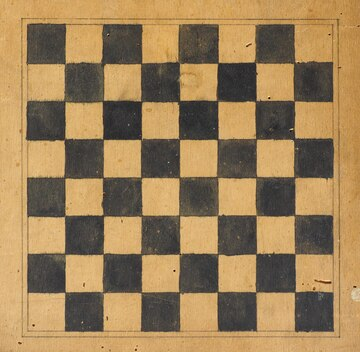
#> input picture DATA/flat_chessboard.jpg, 360 x 352 px
$ jupyter execute grid.ipynb   (shell and % lines are left out)
#> lines starting #> are read from the running program, lines starting #| are printed output that depends on the picture; after the words box and inside, x2 and y2 are one past the last pixel; in counts of white or black regions, pixels touching at a corner belong together
[cell 1]
import cv2
import numpy as np
import matplotlib.pyplot as plt

[cell 2]
flat_chess=cv2.imread('DATA/flat_chessboard.jpg')
#> flat_chess is the input picture: shape (352, 360, 3); mean B, G, R 88.2, 127.7, 155.7
plt.imshow(flat_chess)

[cell 3]
found,corners=cv2.findChessboardCorners(flat_chess,(7,7))
#> found = True; corners = 49 rows, first 8: [64.57, 64.34], [102.5, 63], [141.1, 63.39], [179.6, 63.51], [218, 62.93], [254, 61.62], [294.7, 62.71], [65.13, 101.5]

[cell 4]
found
#> Out = True

[cell 5]
corners
#> Out has the same summary as corners

[cell 6]
cv2.drawChessboardCorners(flat_chess,(7,7),corners,found)
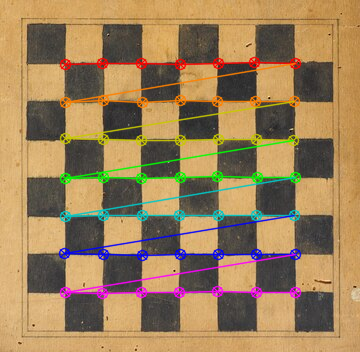
#> flat_chess: shape (352, 360, 3); 10.1% of pixels changed, all inside (x1, y1, x2, y2) = (58, 56, 302, 300)

[cell 7]
plt.imshow(flat_chess)

[cell 8]
dots=cv2.imread('DATA/dots_grid.png')
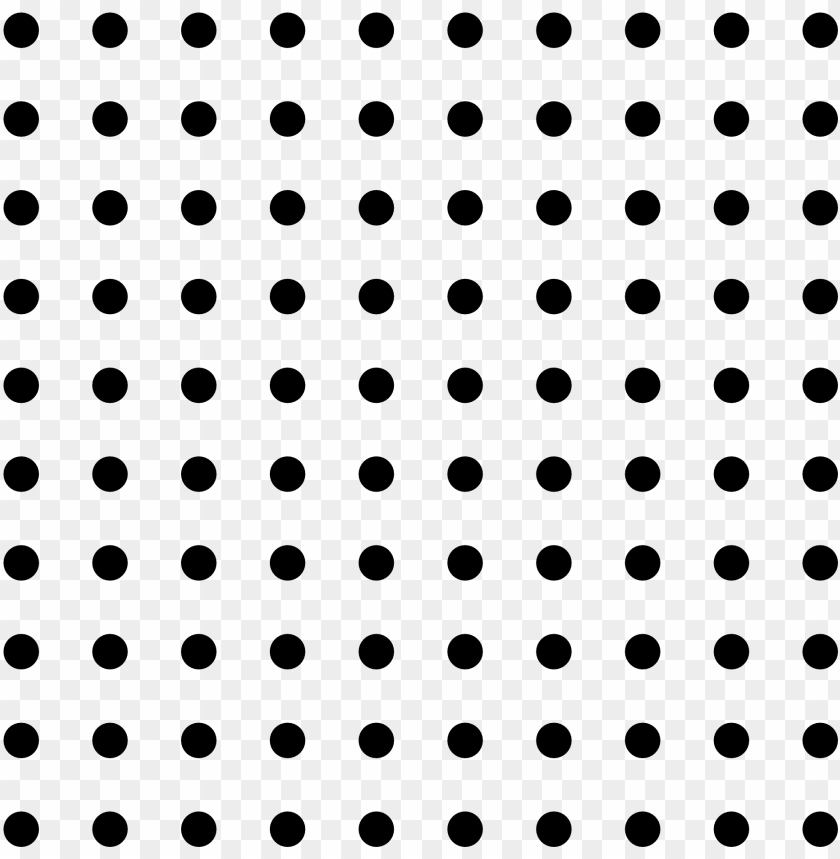
#> input picture DATA/dots_grid.png, 840 x 859 px
#> dots is the input picture: shape (859, 840, 3); min 0, max 255, mean 212.1

[cell 9]
plt.imshow(dots)

[cell 10]
found,corners=cv2.findCirclesGrid(dots,(10,10),cv2.CALIB_CB_SYMMETRIC_GRID)
#> corners = 100 rows, first 8: [20.75, 29.76], [109.5, 29.76], [198.3, 29.75], [287, 29.76], [375.9, 29.75], [464.6, 29.75], [553.4, 29.75], [642.2, 29.75]

[cell 11]
found
#> Out = True

[cell 12]
corners
#> Out has the same summary as corners

[cell 13]
cv2.drawChessboardCorners(dots,(10,10),corners,found)
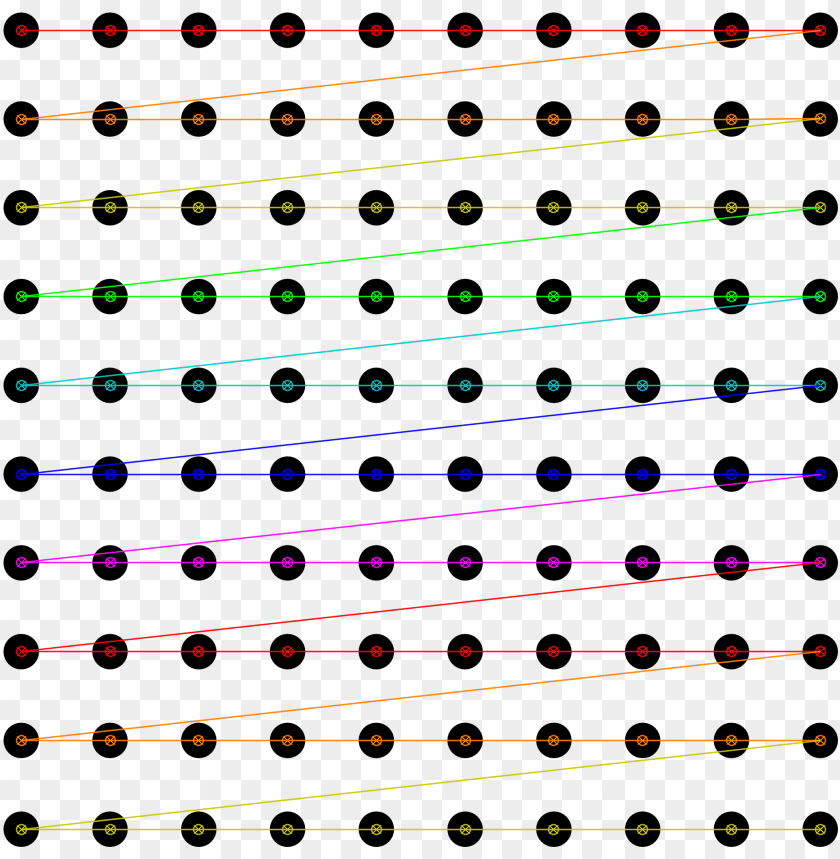
#> dots: shape (859, 840, 3); 7.41% of pixels changed, all inside (x1, y1, x2, y2) = (15, 24, 827, 836)
